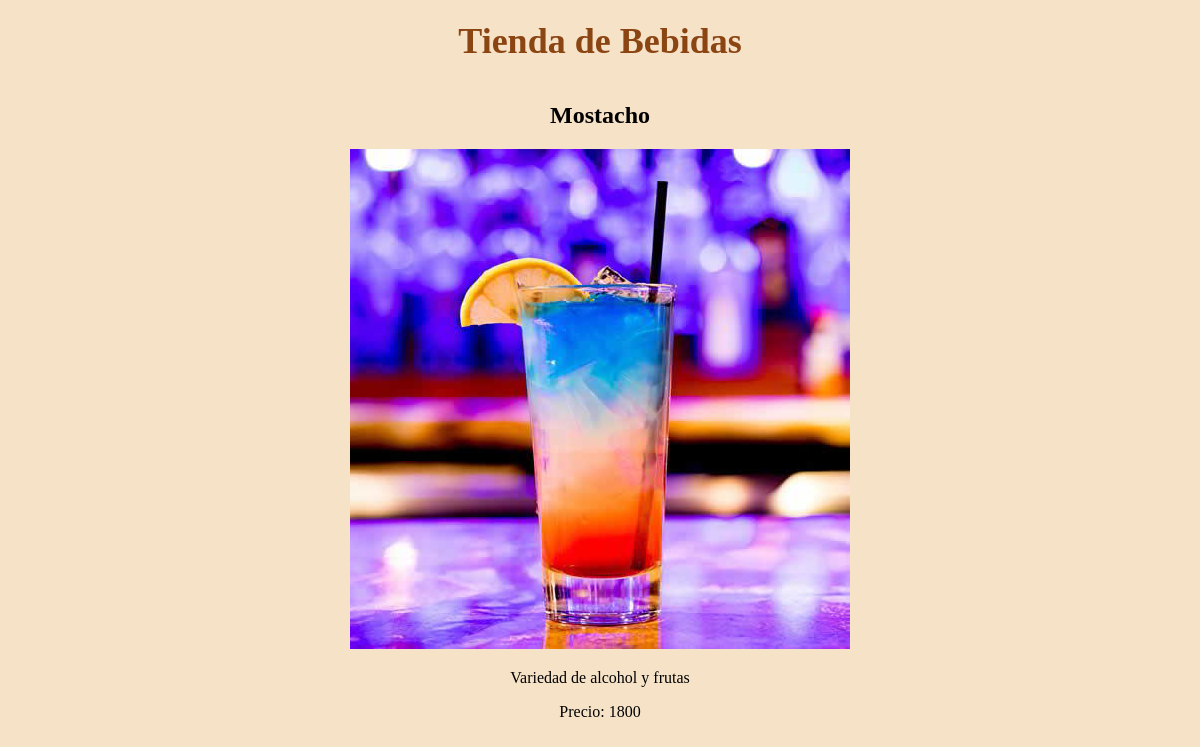
The page /1 on the database its author committed.
### bar/models.py (models this page shows)
class Bebida(models.Model):
    name = models.CharField(max_length=20)
    price = models.IntegerField()
    alcoholic = models.BooleanField()
    description = models.TextField()
    image = models.ImageField(upload_to='bar/image')

### bar/views.py (the view)
# urls.py: path('<int:id>', bebida , name= "bebida")
def bebida(request, id):
    bebida = get_object_or_404(Bebida, id=id)
    return render(request, 'bebida.html', {
        'bebida': bebida
    })

### bar/templates/bebida.html (shortened to what this page needs)
{% load static %}
<!DOCTYPE html>
<html>
<head>
    <link rel="stylesheet" type="text/css" href="{% static 'main.css' %}">
</head>
<body>
    <h1>Tienda de Bebidas</h1>
    <div class="product-container">
        <div class="product-details">
            <h2>{{ bebida.name }}</h2>
            <img src="{{ bebida.image.url }}" alt="Imagen de la bebida">
            <p>{{ bebida.description }}</p>
            <p>Precio: {{ bebida.price }}</p>
        </div>
    </div>
</body>
</html>

### bar/static/main.css (style rules this page uses)
body { font-family: 'Georgia', serif; background-color: #f6e2c7; text-align: center; margin: 0; padding: 0; }
h1 { font-size: 36px; color: #8b4513; margin: 20px 0; }
.product-container { display: flex; flex-wrap: wrap; justify-content: center; }

### rows shown on the page
Bebida: name "Mostacho", image (picture), description "Variedad de alcohol y frutas", price "1800"
